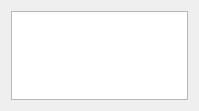
<?xml version="1.0" encoding="UTF-8"?>
<ui version="4.0">
 <class>QmitkIGTLMessageSourceSelectionWidgetControls</class>
 <widget class="QWidget" name="QmitkIGTLMessageSourceSelectionWidgetControls">
  <property name="geometry">
   <rect>
    <x>0</x>
    <y>0</y>
    <width>199</width>
    <height>111</height>
   </rect>
  </property>
  <property name="windowTitle">
   <string>Form</string>
  </property>
  <layout class="QVBoxLayout" name="verticalLayout_55">
   <item>
    <widget class="QmitkServiceListWidget" name="m_ServiceListWidget">
     <property name="sizePolicy">
      <sizepolicy hsizetype="Expanding" vsizetype="Expanding">
       <horstretch>0</horstretch>
       <verstretch>0</verstretch>
      </sizepolicy>
     </property>
    </widget>
   </item>
  </layout>
 </widget>
 <customwidgets>
  <customwidget>
   <class>QmitkServiceListWidget</class>
   <extends>QListWidget</extends>
   <header>QmitkServiceListWidget.h</header>
  </customwidget>
 </customwidgets>
 <resources/>
 <connections/>
</ui>
